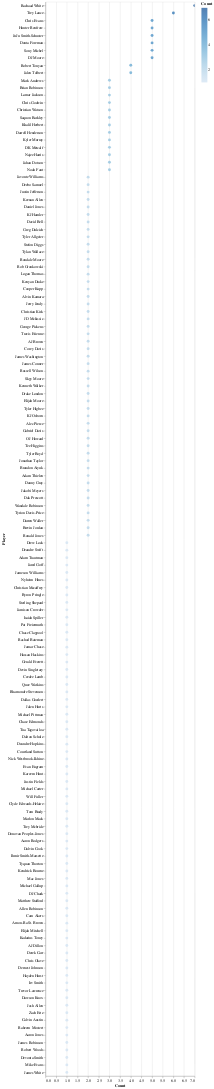

The cell this chart's notebook holds for it:
### Code cell
#Player Exposure
alt.Chart(exp_df).mark_circle(size=60).encode(
    x='Count',
     y=alt.Y("Player", sort='-x'),
    color='Count',
    tooltip=['Player', 'Count', '%']
).interactive()

### Figure 1 — Vega-Lite specification as saved in the notebook (floating-point values rounded to 4 significant figures; data arrays with more than 128 entries replaced by an {"elided": "..."} marker saying what was removed)
{"config": {"view": {"continuousWidth": 400, "continuousHeight": 300}}, "data": {"name": "data-73bf2f50ea8fb47235396f01a873b8d2"}, "mark": {"type": "circle", "size": 60}, "encoding": {"color": {"field": "Count", "type": "quantitative"}, "tooltip": [{"field": "Player", "type": "nominal"}, {"field": "Count", "type": "quantitative"}, {"field": "%", "type": "quantitative"}], "x": {"field": "Count", "type": "quantitative"}, "y": {"field": "Player", "sort": "-x", "type": "nominal"}}, "selection": {"selector109": {"type": "interval", "bind": "scales", "encodings": ["x", "y"]}}, "$schema": "https://vega.github.io/schema/vega-lite/v4.17.0.json", "datasets": {"data-73bf2f50ea8fb47235396f01a873b8d2": {"elided": "144 records"}}}
